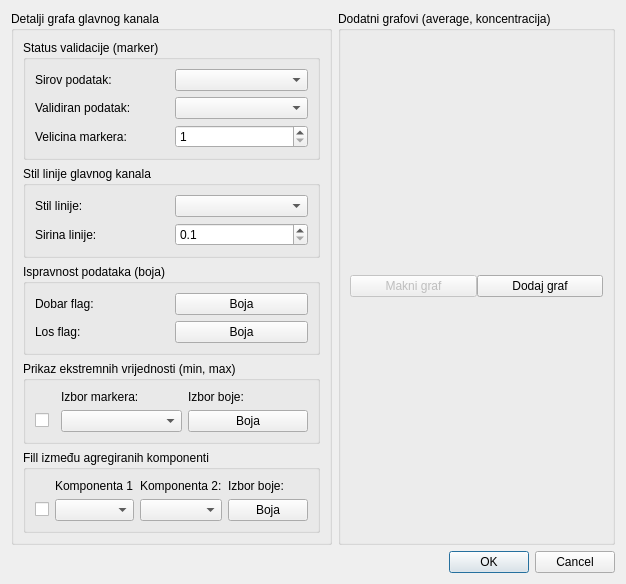
<?xml version="1.0" encoding="UTF-8"?>
<ui version="4.0">
 <class>Dialog</class>
 <widget class="QDialog" name="Dialog">
  <property name="geometry">
   <rect>
    <x>0</x>
    <y>0</y>
    <width>626</width>
    <height>545</height>
   </rect>
  </property>
  <property name="windowTitle">
   <string>Kontrola crtanja grafova</string>
  </property>
  <layout class="QGridLayout" name="gridLayout_5">
   <item row="1" column="3">
    <widget class="QDialogButtonBox" name="buttonBox">
     <property name="orientation">
      <enum>Qt::Horizontal</enum>
     </property>
     <property name="standardButtons">
      <set>QDialogButtonBox::Cancel|QDialogButtonBox::Ok</set>
     </property>
    </widget>
   </item>
   <item row="0" column="2">
    <widget class="QGroupBox" name="groupBox">
     <property name="title">
      <string>Detalji grafa glavnog kanala</string>
     </property>
     <layout class="QVBoxLayout" name="verticalLayout_4">
      <item>
       <widget class="QGroupBox" name="groupBox_3">
        <property name="title">
         <string>Status validacije (marker)</string>
        </property>
        <layout class="QGridLayout" name="gridLayout">
         <item row="0" column="0">
          <widget class="QLabel" name="label">
           <property name="text">
            <string>Sirov podatak:</string>
           </property>
          </widget>
         </item>
         <item row="0" column="1">
          <widget class="QComboBox" name="comboNeValidan"/>
         </item>
         <item row="1" column="0">
          <widget class="QLabel" name="label_2">
           <property name="text">
            <string>Validiran podatak:</string>
           </property>
          </widget>
         </item>
         <item row="1" column="1">
          <widget class="QComboBox" name="comboValidan"/>
         </item>
         <item row="2" column="0">
          <widget class="QLabel" name="label_10">
           <property name="text">
            <string>Velicina markera: </string>
           </property>
          </widget>
         </item>
         <item row="2" column="1">
          <widget class="QSpinBox" name="spinBoxMarker">
           <property name="minimum">
            <number>1</number>
           </property>
           <property name="maximum">
            <number>100</number>
           </property>
          </widget>
         </item>
        </layout>
       </widget>
      </item>
      <item>
       <widget class="QGroupBox" name="groupBox_7">
        <property name="title">
         <string>Stil linije glavnog kanala</string>
        </property>
        <layout class="QGridLayout" name="gridLayout_6">
         <item row="0" column="0">
          <widget class="QLabel" name="label_11">
           <property name="text">
            <string>Stil linije:</string>
           </property>
          </widget>
         </item>
         <item row="1" column="0">
          <widget class="QLabel" name="label_12">
           <property name="text">
            <string>Sirina linije:</string>
           </property>
          </widget>
         </item>
         <item row="0" column="1">
          <widget class="QComboBox" name="comboStilLinije"/>
         </item>
         <item row="1" column="1">
          <widget class="QDoubleSpinBox" name="doubleSpinBoxLine">
           <property name="decimals">
            <number>1</number>
           </property>
           <property name="minimum">
            <double>0.100000000000000</double>
           </property>
           <property name="singleStep">
            <double>0.100000000000000</double>
           </property>
          </widget>
         </item>
        </layout>
       </widget>
      </item>
      <item>
       <widget class="QGroupBox" name="groupBox_4">
        <property name="title">
         <string>Ispravnost podataka (boja)</string>
        </property>
        <layout class="QGridLayout" name="gridLayout_2">
         <item row="0" column="0">
          <widget class="QLabel" name="label_3">
           <property name="text">
            <string>Dobar flag:</string>
           </property>
          </widget>
         </item>
         <item row="0" column="1">
          <widget class="QPushButton" name="gumbBojaOK">
           <property name="text">
            <string>Boja</string>
           </property>
          </widget>
         </item>
         <item row="1" column="0">
          <widget class="QLabel" name="label_4">
           <property name="text">
            <string>Los flag:</string>
           </property>
          </widget>
         </item>
         <item row="1" column="1">
          <widget class="QPushButton" name="gumbBojaNOK">
           <property name="text">
            <string>Boja</string>
           </property>
          </widget>
         </item>
        </layout>
       </widget>
      </item>
      <item>
       <widget class="QGroupBox" name="groupBox_6">
        <property name="title">
         <string>Prikaz ekstremnih vrijednosti (min, max)</string>
        </property>
        <layout class="QGridLayout" name="gridLayout_4">
         <item row="0" column="2">
          <widget class="QLabel" name="label_9">
           <property name="text">
            <string>Izbor boje:</string>
           </property>
          </widget>
         </item>
         <item row="0" column="1">
          <widget class="QLabel" name="label_8">
           <property name="text">
            <string>Izbor markera:</string>
           </property>
          </widget>
         </item>
         <item row="1" column="1">
          <widget class="QComboBox" name="comboEkstrem"/>
         </item>
         <item row="1" column="0">
          <widget class="QCheckBox" name="checkEkstrem">
           <property name="maximumSize">
            <size>
             <width>20</width>
             <height>16777215</height>
            </size>
           </property>
           <property name="text">
            <string/>
           </property>
          </widget>
         </item>
         <item row="1" column="2">
          <widget class="QPushButton" name="gumbBojaEkstrem">
           <property name="text">
            <string>Boja</string>
           </property>
          </widget>
         </item>
        </layout>
       </widget>
      </item>
      <item>
       <widget class="QGroupBox" name="groupBox_5">
        <property name="title">
         <string>Fill između agregiranih komponenti</string>
        </property>
        <layout class="QGridLayout" name="gridLayout_3">
         <item row="1" column="2">
          <widget class="QComboBox" name="comboData2"/>
         </item>
         <item row="1" column="0">
          <widget class="QCheckBox" name="checkFill">
           <property name="maximumSize">
            <size>
             <width>20</width>
             <height>16777215</height>
            </size>
           </property>
           <property name="text">
            <string/>
           </property>
          </widget>
         </item>
         <item row="1" column="1">
          <widget class="QComboBox" name="comboData1"/>
         </item>
         <item row="1" column="3">
          <widget class="QPushButton" name="gumbBojaFill">
           <property name="text">
            <string>Boja</string>
           </property>
          </widget>
         </item>
         <item row="0" column="1">
          <widget class="QLabel" name="label_5">
           <property name="text">
            <string>Komponenta 1</string>
           </property>
          </widget>
         </item>
         <item row="0" column="2">
          <widget class="QLabel" name="label_6">
           <property name="text">
            <string>Komponenta 2:</string>
           </property>
          </widget>
         </item>
         <item row="0" column="3">
          <widget class="QLabel" name="label_7">
           <property name="text">
            <string>Izbor boje:</string>
           </property>
          </widget>
         </item>
        </layout>
       </widget>
      </item>
     </layout>
    </widget>
   </item>
   <item row="0" column="3">
    <widget class="QGroupBox" name="groupBox_2">
     <property name="title">
      <string>Dodatni grafovi (average, koncentracija)</string>
     </property>
     <layout class="QVBoxLayout" name="verticalLayout">
      <item>
       <layout class="QVBoxLayout" name="verticalLayout_3">
        <property name="spacing">
         <number>0</number>
        </property>
        <item>
         <layout class="QVBoxLayout" name="tableViewLayout">
          <property name="spacing">
           <number>0</number>
          </property>
         </layout>
        </item>
        <item>
         <layout class="QHBoxLayout" name="horizontalLayout">
          <property name="spacing">
           <number>0</number>
          </property>
          <item>
           <widget class="QPushButton" name="makniGrafGumb">
            <property name="enabled">
             <bool>false</bool>
            </property>
            <property name="text">
             <string>Makni graf</string>
            </property>
           </widget>
          </item>
          <item>
           <widget class="QPushButton" name="dodajGraf">
            <property name="text">
             <string>Dodaj graf</string>
            </property>
           </widget>
          </item>
         </layout>
        </item>
       </layout>
      </item>
     </layout>
    </widget>
   </item>
  </layout>
 </widget>
 <resources/>
 <connections>
  <connection>
   <sender>buttonBox</sender>
   <signal>accepted()</signal>
   <receiver>Dialog</receiver>
   <slot>accept()</slot>
   <hints>
    <hint type="sourcelabel">
     <x>248</x>
     <y>254</y>
    </hint>
    <hint type="destinationlabel">
     <x>157</x>
     <y>274</y>
    </hint>
   </hints>
  </connection>
  <connection>
   <sender>buttonBox</sender>
   <signal>rejected()</signal>
   <receiver>Dialog</receiver>
   <slot>reject()</slot>
   <hints>
    <hint type="sourcelabel">
     <x>316</x>
     <y>260</y>
    </hint>
    <hint type="destinationlabel">
     <x>286</x>
     <y>274</y>
    </hint>
   </hints>
  </connection>
 </connections>
</ui>
